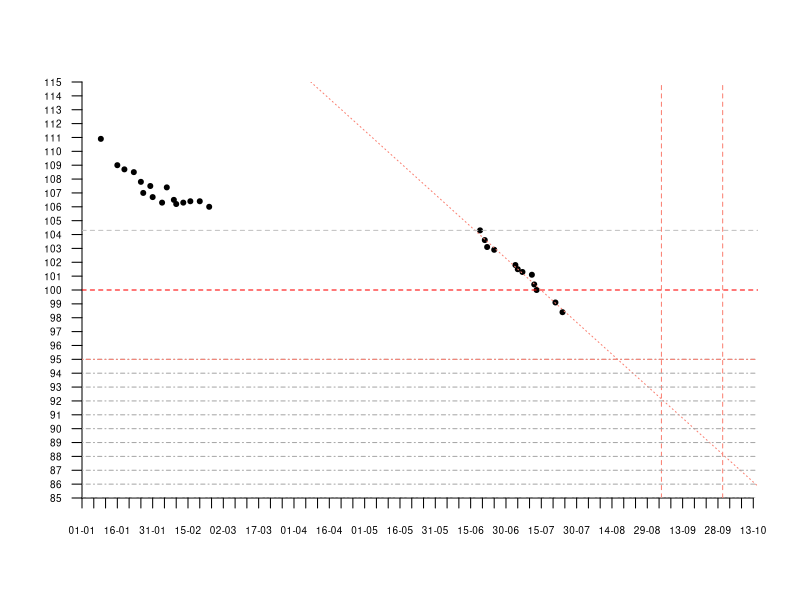

Reproduce this figure in R.
dates <- as.Date(c("2017-01-09",
                   "2017-01-16",
                   "2017-01-19",
                   "2017-01-23",
                   "2017-01-26",
                   "2017-01-27",
                   "2017-01-30",
                   "2017-01-31",
                   "2017-02-04",
                   "2017-02-06",
                   "2017-02-09",
                   "2017-02-10",
                   "2017-02-13",
                   "2017-02-16",
                   "2017-02-20",
                   "2017-02-24"))

vals <- c(110.9,
          109.0,
          108.7,
          108.5,
          107.8,
          107.0,
          107.5,
          106.7,
          106.3,
          107.4,
          106.5,
          106.2,
          106.3,
          106.4,
          106.4,
          106.0)

plot(dates,
     vals,
     col="black",
     pch=20,
     #type="n",
     xaxt="n",
     yaxt="n",
     xaxs="i",
     yaxs="i",
     xlab="",
     ylab="",
     bty="n",
     ylim=c(85,115),
     xlim=as.Date(c("2017-01-01",
                    "2017-10-15")))

dates2 <- as.Date(c("2017-06-19",
                    "2017-06-21",
                    "2017-06-22",
                    "2017-06-25",
                    "2017-07-04",
                    "2017-07-05",
                    "2017-07-07",
                    #"2017-07-10",
                    "2017-07-11",
                    "2017-07-12",
                    "2017-07-13",
                    "2017-07-21",
                    "2017-07-24"))
vals2 <- c(104.3,
           103.6,
           103.1,
           102.9,
           101.8,
           101.5,
           101.3,
           #101.6,
           101.1,
           100.4,
           100.0,
           99.1,
           98.4)
points(dates2,
       vals2,
       pch=20)

xdts <- seq(as.Date(c("2017-01-01")),
        as.Date(c("2017-10-15")),
        by=5)
xlbls <- format(xdts,
                format="%d-%m")
axis(1, 
     at=xdts,
     labels=xlbls,
     las=1,
     cex.axis=0.6)

axis(2, 
     at=seq(85,
            115,
            by=1),
     las=0.5,
     cex.axis=0.6,
     las=2,
     col.axis="black")

abline(h=100,
       col="red",
       lty=2)

abline(lm(vals2 ~ dates2),
       col="salmon",
       lty=3)


abline(h=104.3,
       col="grey",
       lty=2)

abline(v=as.Date(c("2017-09-04")),
       col="salmon",
       lty=2)

abline(v=as.Date(c("2017-09-30")),
       col="salmon",
       lty=2)

abline(h=seq(85,95,by=1),
       col="darkgrey",
       lty=4)

abline(h=95,
       col="salmon",
       lty=4)
